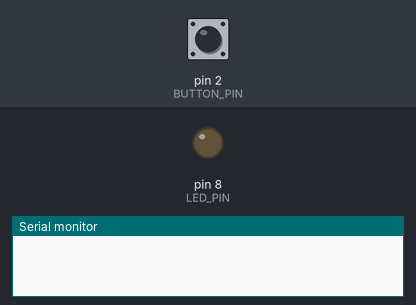
Bench run of a program on a simulated Arduino Uno, built with avr-gcc and run on an emulated ATmega328P. Shown: output pins drawn as LEDs (lit = HIGH), the last lines printed to the serial monitor. The inputs (shaded band) are chosen by the test bench; at power-on: pin 2 (BUTTON_PIN) HIGH.

Above: at 1.2 s.
1.3 s: pin 2 (BUTTON_PIN) pulled LOW for 0.15 s
At 2.1 s:
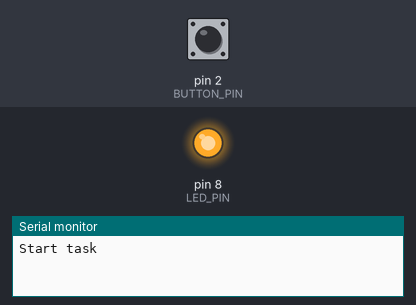
2.9 s: pin 2 (BUTTON_PIN) pulled LOW for 1 s
At 3.3 s:
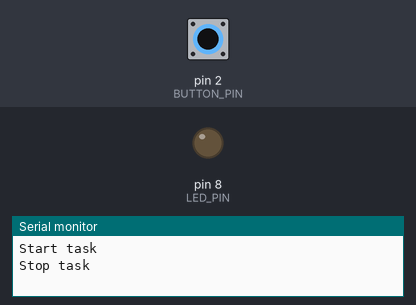
5.4 s: pin 2 (BUTTON_PIN) pulled LOW for 3.2 s
At 6.4 s:
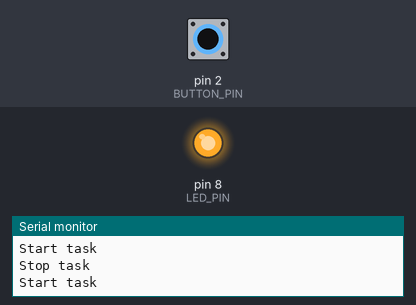
Timing chart, 0 to 8.4 s (numbered marks = the images above; inputs shaded):
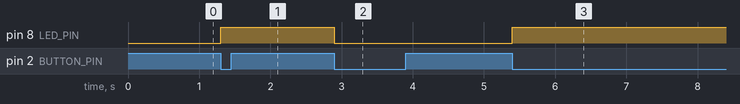

The program:

main.cpp
```cpp
#include <Arduino.h>

const int LED_PIN = 8;
const int BUTTON_PIN = 2;

//unsigned long time;
//unsigned long previousTime = 0;

volatile byte state = LOW;
//int incomingByte = 0;

unsigned long lastPushTime = 0;

void handlePush() {


  // time = millis();
  if ((millis() - lastPushTime) > 300) {
    state = !state;
    if (state == HIGH ) {
      Serial.println("Start task");
      // previousTime = time;
    } else {
      Serial.println("Stop task");
    }
  } else {
    //Serial.println("You pushed too quickly");
  }

  lastPushTime = millis();
}

void setup()
{
  pinMode(LED_PIN, OUTPUT);
  pinMode(BUTTON_PIN, INPUT_PULLUP);
  attachInterrupt(digitalPinToInterrupt(BUTTON_PIN), handlePush, FALLING);
  Serial.begin(9600);
}

void loop()
{
  if (state == HIGH) {
    digitalWrite(LED_PIN, HIGH);
  } else {
    digitalWrite(LED_PIN, LOW);
  }
  // delay(1000); // wait 1 second
}
```

Measured:
- after the input at 1.3 s, pin 8 (LED_PIN): LOW → HIGH at once
- after the input at 2.9 s, pin 8 (LED_PIN): HIGH → LOW at once
- after the input at 5.4 s, pin 8 (LED_PIN): LOW → HIGH at once
